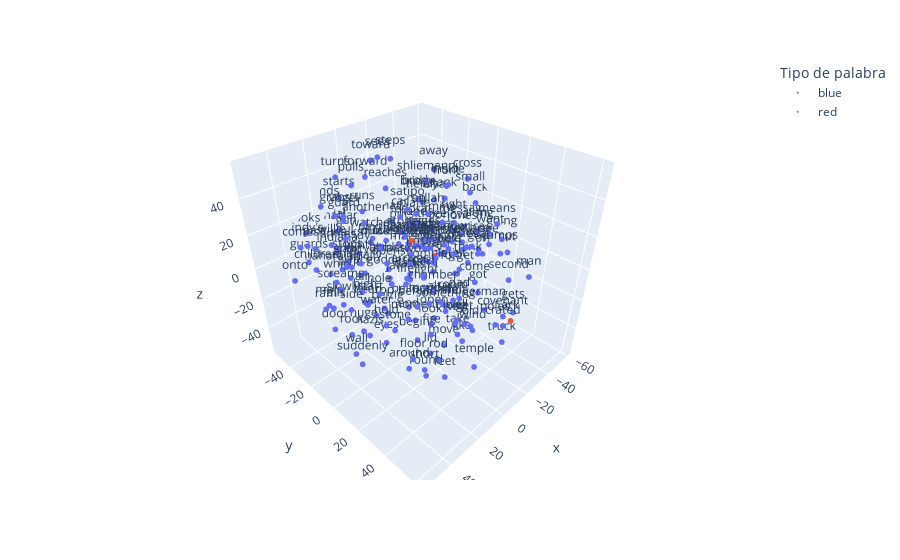

Notebook source saved alongside this figure:
### Code cell
vecs, labels = reduce_dimensions(w2v_model,3)

MAX_WORDS=200
plot_embeddings(w2v_model, vecs, labels, MAX_WORDS, highlight_words=["grail","ark","sankara"])

### Figure 1 — Plotly figure (JSON) as saved in the notebook; plotly's stock layout.template omitted (floating-point values rounded to 4 significant figures; data arrays with more than 128 entries replaced by an {"elided": "..."} marker saying what was removed)
{"data": [{"hovertemplate": "Tipo de palabra=blue<br>x=%{x}<br>y=%{y}<br>z=%{z}<br>text=%{text}<extra></extra>", "legendgroup": "blue", "marker": {"color": "#636efa", "size": 2, "symbol": "circle"}, "mode": "markers+text", "name": "blue", "scene": "scene", "showlegend": true, "text": {"elided": "197 str values"}, "textposition": "top center", "type": "scatter3d", "x": {"elided": "197 float values"}, "y": {"elided": "197 float values"}, "z": {"elided": "197 float values"}}, {"hovertemplate": "Tipo de palabra=red<br>x=%{x}<br>y=%{y}<br>z=%{z}<br>text=%{text}<extra></extra>", "legendgroup": "red", "marker": {"color": "#EF553B", "size": 2, "symbol": "circle"}, "mode": "markers+text", "name": "red", "scene": "scene", "showlegend": true, "text": ["ark", "sankara", "grail"], "textposition": "top center", "type": "scatter3d", "x": [-0.3724, 1.502, -35.92], "y": [61.44, 0.4129, -19.28], "z": [1.683, 17.53, -18.26]}], "layout": {"legend": {"title": {"text": "Tipo de palabra"}, "tracegroupgap": 0}, "margin": {"t": 60}, "scene": {"domain": {"x": [0, 1], "y": [0, 1]}, "xaxis": {"title": {"text": "x"}}, "yaxis": {"title": {"text": "y"}}, "zaxis": {"title": {"text": "z"}}}}}
